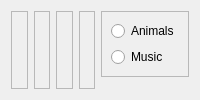
         <widget class="QWidget" name="SoundTab">
          <attribute name="title">
           <string>Sound</string>
          </attribute>
          <layout class="QGridLayout" name="gridLayout_7">
           <item row="0" column="0" rowspan="3">
            <widget class="QFrame" name="frame_31">
             <property name="frameShape">
              <enum>QFrame::StyledPanel</enum>
             </property>
             <property name="frameShadow">
              <enum>QFrame::Raised</enum>
             </property>
             <widget class="QSlider" name="Sound1Slider">
              <property name="geometry">
               <rect>
                <x>20</x>
                <y>40</y>
                <width>20</width>
                <height>211</height>
               </rect>
              </property>
              <property name="orientation">
               <enum>Qt::Vertical</enum>
              </property>
             </widget>
             <widget class="QLabel" name="Sound1Value">
              <property name="geometry">
               <rect>
                <x>0</x>
                <y>10</y>
                <width>70</width>
                <height>21</height>
               </rect>
              </property>
              <property name="font">
               <font>
                <pointsize>10</pointsize>
               </font>
              </property>
              <property name="text">
               <string>Value</string>
              </property>
              <property name="alignment">
               <set>Qt::AlignCenter</set>
              </property>
             </widget>
             <widget class="QLabel" name="label_33">
              <property name="geometry">
               <rect>
                <x>0</x>
                <y>260</y>
                <width>70</width>
                <height>21</height>
               </rect>
              </property>
              <property name="font">
               <font>
                <pointsize>10</pointsize>
               </font>
              </property>
              <property name="text">
               <string>Sound 1</string>
              </property>
              <property name="alignment">
               <set>Qt::AlignCenter</set>
              </property>
             </widget>
            </widget>
           </item>
           <item row="0" column="4">
            <widget class="QFrame" name="frame_14">
             <property name="frameShape">
              <enum>QFrame::StyledPanel</enum>
             </property>
             <property name="frameShadow">
              <enum>QFrame::Raised</enum>
             </property>
             <layout class="QVBoxLayout" name="verticalLayout_3">
              <item>
               <widget class="QRadioButton" name="AnimalsRadio">
                <property name="text">
                 <string>Animals</string>
                </property>
               </widget>
              </item>
              <item>
               <widget class="QRadioButton" name="MusicRadio">
                <property name="text">
                 <string>Music</string>
                </property>
               </widget>
              </item>
             </layout>
            </widget>
           </item>
           <item row="0" column="1" rowspan="3">
            <widget class="QFrame" name="frame_30">
             <property name="frameShape">
              <enum>QFrame::StyledPanel</enum>
             </property>
             <property name="frameShadow">
              <enum>QFrame::Raised</enum>
             </property>
             <widget class="QSlider" name="Sound2Slider">
              <property name="geometry">
               <rect>
                <x>20</x>
                <y>40</y>
                <width>20</width>
                <height>211</height>
               </rect>
              </property>
              <property name="orientation">
               <enum>Qt::Vertical</enum>
              </property>
             </widget>
             <widget class="QLabel" name="Sound2Value">
              <property name="geometry">
               <rect>
                <x>0</x>
                <y>10</y>
                <width>70</width>
                <height>21</height>
               </rect>
              </property>
              <property name="font">
               <font>
                <pointsize>10</pointsize>
               </font>
              </property>
              <property name="text">
               <string>Value</string>
              </property>
              <property name="alignment">
               <set>Qt::AlignCenter</set>
              </property>
             </widget>
             <widget class="QLabel" name="label_32">
              <property name="geometry">
               <rect>
                <x>0</x>
                <y>260</y>
                <width>70</width>
                <height>21</height>
               </rect>
              </property>
              <property name="font">
               <font>
                <pointsize>10</pointsize>
               </font>
              </property>
              <property name="text">
               <string>Sound 2</string>
              </property>
              <property name="alignment">
               <set>Qt::AlignCenter</set>
              </property>
             </widget>
            </widget>
           </item>
           <item row="0" column="2" rowspan="3">
            <widget class="QFrame" name="frame_29">
             <property name="frameShape">
              <enum>QFrame::StyledPanel</enum>
             </property>
             <property name="frameShadow">
              <enum>QFrame::Raised</enum>
             </property>
             <widget class="QSlider" name="Sound3Slider">
              <property name="geometry">
               <rect>
                <x>20</x>
                <y>40</y>
                <width>20</width>
                <height>211</height>
               </rect>
              </property>
              <property name="orientation">
               <enum>Qt::Vertical</enum>
              </property>
             </widget>
             <widget class="QLabel" name="Sound3Value">
              <property name="geometry">
               <rect>
                <x>0</x>
                <y>10</y>
                <width>70</width>
                <height>21</height>
               </rect>
              </property>
              <property name="font">
               <font>
                <pointsize>10</pointsize>
               </font>
              </property>
              <property name="text">
               <string>Value</string>
              </property>
              <property name="alignment">
               <set>Qt::AlignCenter</set>
              </property>
             </widget>
             <widget class="QLabel" name="label_34">
              <property name="geometry">
               <rect>
                <x>0</x>
                <y>260</y>
                <width>70</width>
                <height>21</height>
               </rect>
              </property>
              <property name="font">
               <font>
                <pointsize>10</pointsize>
               </font>
              </property>
              <property name="text">
               <string>Sound 3</string>
              </property>
              <property name="alignment">
               <set>Qt::AlignCenter</set>
              </property>
             </widget>
            </widget>
           </item>
           <item row="0" column="3" rowspan="3">
            <widget class="QFrame" name="Sound1Value_4">
             <property name="frameShape">
              <enum>QFrame::StyledPanel</enum>
             </property>
             <property name="frameShadow">
              <enum>QFrame::Raised</enum>
             </property>
             <widget class="QSlider" name="Sound4Slider">
              <property name="geometry">
               <rect>
                <x>20</x>
                <y>40</y>
                <width>20</width>
                <height>211</height>
               </rect>
              </property>
              <property name="orientation">
               <enum>Qt::Vertical</enum>
              </property>
             </widget>
             <widget class="QLabel" name="Sound4Value">
              <property name="geometry">
               <rect>
                <x>0</x>
                <y>10</y>
                <width>70</width>
                <height>21</height>
               </rect>
              </property>
              <property name="font">
               <font>
                <pointsize>10</pointsize>
               </font>
              </property>
              <property name="text">
               <string>Value</string>
              </property>
              <property name="alignment">
               <set>Qt::AlignCenter</set>
              </property>
             </widget>
             <widget class="QLabel" name="label_35">
              <property name="geometry">
               <rect>
                <x>0</x>
                <y>260</y>
                <width>70</width>
                <height>21</height>
               </rect>
              </property>
              <property name="font">
               <font>
                <pointsize>10</pointsize>
               </font>
              </property>
              <property name="text">
               <string>Sound 4</string>
              </property>
              <property name="alignment">
               <set>Qt::AlignCenter</set>
              </property>
             </widget>
            </widget>
           </item>
          </layout>
         </widget>
